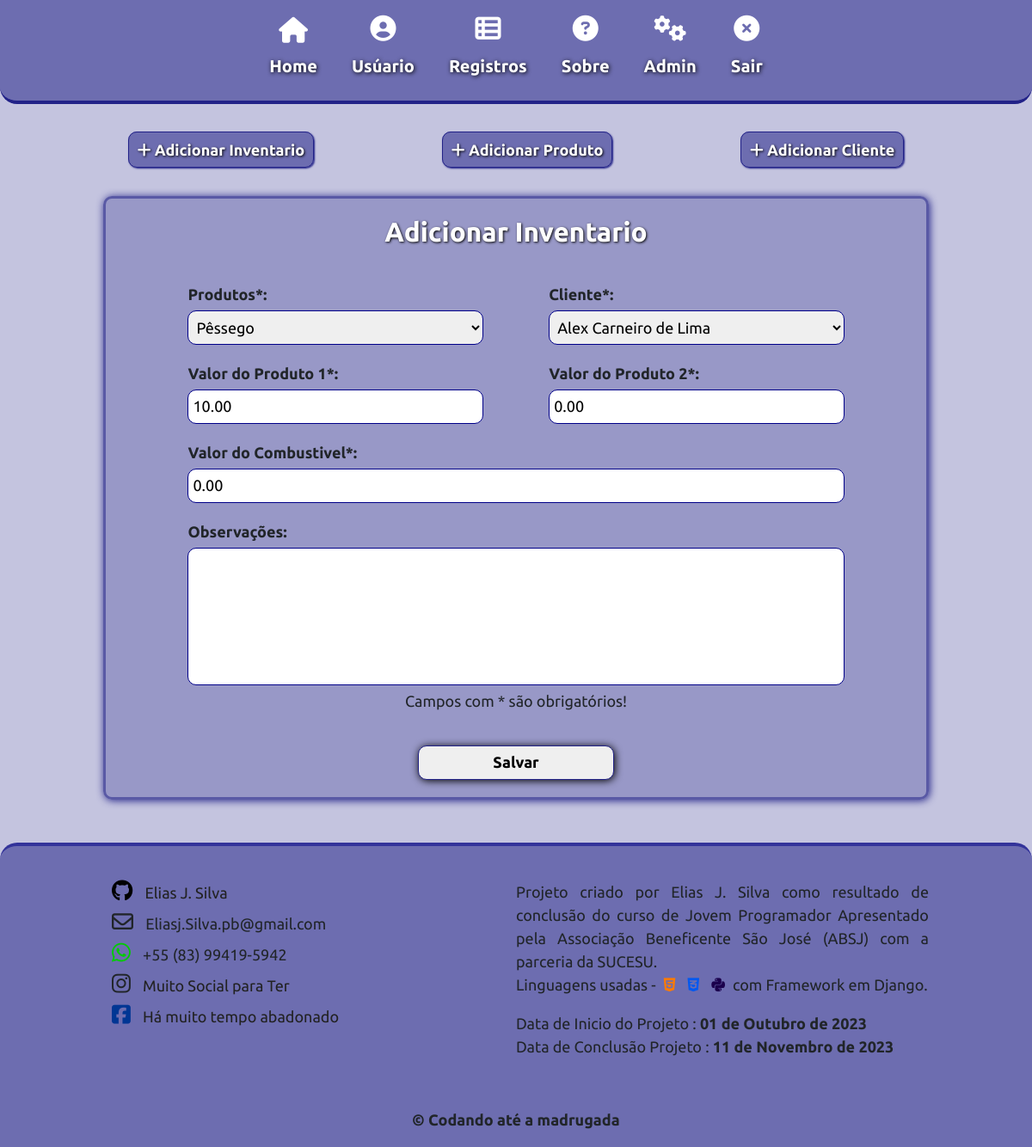
/Perfil/Registro/Editar/5/ (signed in), run on the app's committed database.
### inventario/models.py (models this page shows, shortened)
class Produto(models.Model):
    user = models.ForeignKey(get_user_model(), on_delete=models.CASCADE)
    produto = models.CharField(max_length=100)
    valorBase = models.DecimalField(max_digits=10, decimal_places=2, default=1.70)
    valorTotal = models.DecimalField(max_digits=10, decimal_places=2, blank=True, default=0)
    create = models.DateField(auto_now_add=True)
    notes = models.TextField(blank=True, null=True)
    class Meta:
        ordering = ['-valorTotal']
    def __str__(self):
        return self.produto

class Cliente(models.Model):
    user = models.ForeignKey(get_user_model(), on_delete=models.CASCADE)
    cliente = models.CharField(max_length=150)
    endereco = models.CharField(max_length=200, blank=True, null=True)
    contato = models.CharField(max_length=15, blank=True, null=True)
    email = models.CharField(max_length=150,blank=True,null=True)
    data = models.DateField(auto_now_add=True)
    observacoes = models.TextField(blank=True, null=True)
    class Meta:
        ordering = ['cliente']
    def __str__(self):
        return self.cliente

class Inventario(models.Model):
    produto = models.ForeignKey(Produto, on_delete=models.CASCADE)
    cliente = models.ForeignKey(Cliente, on_delete=models.CASCADE)
    user = models.ForeignKey(get_user_model(), on_delete=models.CASCADE)
    valor_p1 = models.DecimalField(max_digits=10, decimal_places=2)
    valor_p2 = models.DecimalField(max_digits=10, decimal_places=2, default=0)
    valorProdutos = models.DecimalField(max_digits=10, decimal_places=2, blank=True, default=0)
    subTotal = models.DecimalField(max_digits=10, decimal_places=2, blank=True, default=0)
    combustivel = models.DecimalField(max_digits=10, decimal_places=2, default=0)
    create_at = models.DateTimeField(auto_now_add=True)
    notes = models.TextField(blank=True, null=True)
    class Meta:
        ordering = ['-valorProdutos']

### inventario/views.py (the view)
# urls.py: path('Perfil/Registro/Editar/<int:id>/', views.registroEdit, name='registroEdit'),
@login_required
def registroEdit(request, id):
    iEdit = get_object_or_404(models.Inventario, id=id)
    if request.method == 'POST':
        form_Registro = forms.InventarioForm(request.POST, request.FILES, instance=iEdit, user=request.user)
        if form_Registro.is_valid():
            form_Registro.instance.user = request.user
            form_Registro.save()
            messages.info(request, 'Registro Editado com Sucesso!')
            return redirect('user')
    else:
        form_Registro = forms.InventarioForm(instance=iEdit)
    return render(request, 'inventario/exisProduto.html', {'registrar': form_Registro})

### inventario/forms.py
class InventarioForm(forms.ModelForm):
    class Meta:
        model = models.Inventario
        fields = ['produto', 'cliente', 'valor_p1', 'valor_p2', 'valorProdutos', 'subTotal', 'combustivel', 'notes']
    def __init__(self, *args, **kwargs):
        user = kwargs.pop('user', None)
        super(InventarioForm, self).__init__(*args, **kwargs)
        if self.instance.pk:
            self.fields['produto'].queryset = models.Produto.objects.filter(user=self.instance.user)
            self.fields['cliente'].queryset = models.Cliente.objects.filter(user=self.instance.user)
        else:
            self.fields['produto'].queryset = models.Produto.objects.filter(user=user)
            self.fields['cliente'].queryset = models.Cliente.objects.filter(user=user)

### templates/inventario/exisProduto.html (shortened to what this page needs)
{% extends 'home.html' %}
{% load static %}
{% block content %}
<div class="register">
    <div class="add">
        <a href="{% url 'exisProduto' %}">
            <span><i class="fa-solid fa-plus icon"></i></span>
            <span>Adicionar Inventario</span>
        </a>
    </div>
    <div class="add">
        <a href="{% url 'addProduto' %}">
            <span><i class="fa-solid fa-plus icon"></i></span>
            <span>Adicionar Produto</span>
        </a>
    </div>
    <div class="add">
        <a href="{% url 'addCliente' %}">
            <span><i class="fa-solid fa-plus icon"></i></span>
            <span>Adicionar Cliente</span>
        </a>
    </div>
</div>
{% block inve %}
<div class="conttBox">
    <div class="title"><h3>Adicionar Inventario</h3></div>
    <div class="contt">
        <form action="" method="POST" enctype="multipart/form-data"> {% csrf_token %}
          <div class="valor">
                <div class="item1">
                    <label for="">Produtos*:</label>
                    {{ registrar.produto }}
                </div>
                <div class="item1">
                    <label for="">Cliente*:</label>
                    {{ registrar.cliente}}
                </div>
            </div>
            <div class="valor">
                <div class="item1">
                    <label for="">Valor do Produto 1*:</label>
                    {{ registrar.valor_p1 }}
                </div>
                <div class="item1">
                    <label for="">Valor do Produto 2*:</label>
                    {{ registrar.valor_p2 }}
                </div>
            </div>
            <label for="">Valor do Combustivel*:</label>
            {{ registrar.combustivel }}
            <label for="">Observações:</label>
            {{ registrar.notes }}
            <p>Campos com * são obrigatórios!</p>
            <input type="submit" value="Salvar">
        </form>
    </div>
</div>
{% endblock inve %}
{% endblock %}

### static/css/styles.css (style rules this page uses)
* { margin: 0; padding: 0; box-sizing: border-box; font-size: 18px; font-family: 'Ubuntu', sans-serif; }
body { background-color: #2284; }
.entrar .login input[type=submit], .conttBox .contt form input[type=submit] { color: #000; width: 30%; margin: 20px auto; height: 40px; text-align: center; font-weight: bold; border: 1px solid #228; border-radius: 10px; box-shadow: 1px 1px 10px #000; }
.regist .pesq a, .pesq button, .search-pesq input, .register .add a { width: 90%; background-color: #2288; text-decoration: none; padding: 10px; border-radius: 10px; border: 1px solid #228; color: #fff; font-weight: bold; text-shadow: 1px 1px 3px #000; box-shadow: 1px 1px 2px #228; }
.regist .regist-list > h2, .conttBox .title h3 { color: #fff; text-shadow: 1px 1px 3px #000; font-weight: bold; text-align: center; margin: 20px 0; }
.register { display: flex; flex-direction: row; justify-content: space-evenly; margin: 40px 0; }
.conttBox { width: 80%; margin: 0 auto; background-color: #2284; border: #2288 solid 3px; box-shadow: 1px 1px 10px #228; border-radius: 10px; position: relative; }
.conttBox .contt { width: 80%; margin: 0 auto; }
.conttBox .contt form label { display: block; margin: 20px 0 5px 0; font-weight: bold; }
.conttBox .contt form { display: flex; flex-direction: column; }
.conttBox .contt form .valor { display: grid; justify-content: space-between; grid-template-columns: 45% 45%; }
.conttBox .contt form input[type=number], input[type=text], select, textarea { width: 100%; border-radius: 10px; height: 40px; margin: 0 auto; outline: none; border: 1px solid #008; padding: 5px; }
.conttBox .contt form textarea { height: 20vh; resize: none; }
.conttBox .contt form p { text-align: center; margin-top: 5px; }

### data on the page
Produto: produto "Pêssego"
Cliente: cliente "Alex Carneiro de Lima"
Inventario: valor_p1 "10.00", valor_p2 "0.00", combustivel "0.00"
